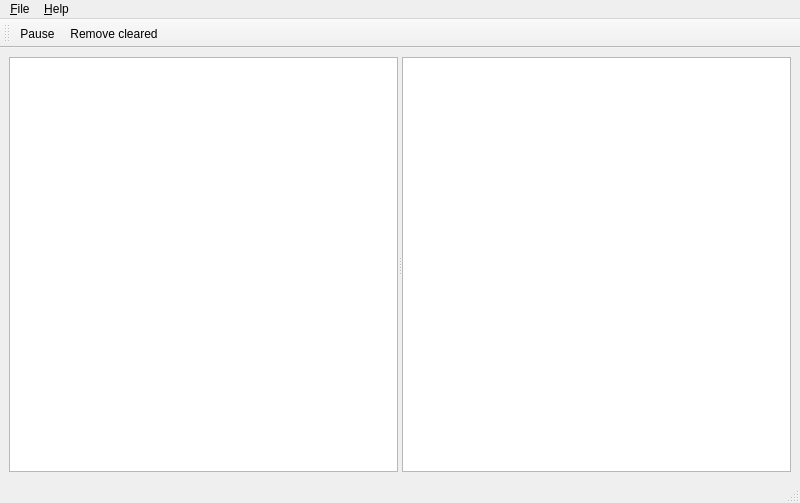
<?xml version="1.0" encoding="UTF-8"?>
<ui version="4.0">
 <class>AlarmGui</class>
 <widget class="QMainWindow" name="AlarmGui">
  <property name="geometry">
   <rect>
    <x>0</x>
    <y>0</y>
    <width>800</width>
    <height>503</height>
   </rect>
  </property>
  <property name="windowTitle">
   <string>IAS Alarm GUI</string>
  </property>
  <property name="windowIcon">
   <iconset resource="resources.qrc">
    <normaloff>:/icons/ias-logo.png</normaloff>:/icons/ias-logo.png</iconset>
  </property>
  <widget class="QWidget" name="centralwidget">
   <property name="minimumSize">
    <size>
     <width>300</width>
     <height>150</height>
    </size>
   </property>
   <layout class="QHBoxLayout" name="horizontalLayout">
    <item>
     <widget class="QSplitter" name="splitter">
      <property name="orientation">
       <enum>Qt::Horizontal</enum>
      </property>
      <widget class="QTableView" name="alarmTable">
       <property name="alternatingRowColors">
        <bool>true</bool>
       </property>
       <property name="selectionBehavior">
        <enum>QAbstractItemView::SelectRows</enum>
       </property>
       <attribute name="verticalHeaderVisible">
        <bool>false</bool>
       </attribute>
      </widget>
      <widget class="QTextEdit" name="alarmDetailsTE">
       <property name="readOnly">
        <bool>true</bool>
       </property>
      </widget>
     </widget>
    </item>
   </layout>
  </widget>
  <widget class="QMenuBar" name="menubar">
   <property name="geometry">
    <rect>
     <x>0</x>
     <y>0</y>
     <width>800</width>
     <height>19</height>
    </rect>
   </property>
   <property name="defaultUp">
    <bool>false</bool>
   </property>
   <property name="nativeMenuBar">
    <bool>true</bool>
   </property>
   <widget class="QMenu" name="menu_File">
    <property name="title">
     <string>&amp;File</string>
    </property>
    <addaction name="action_Connect"/>
    <addaction name="actionE_xit"/>
   </widget>
   <widget class="QMenu" name="menu_Help">
    <property name="title">
     <string>&amp;Help</string>
    </property>
    <addaction name="action_About"/>
   </widget>
   <addaction name="menu_File"/>
   <addaction name="menu_Help"/>
  </widget>
  <widget class="QStatusBar" name="statusbar"/>
  <widget class="QToolBar" name="toolBar">
   <property name="windowTitle">
    <string>toolBar</string>
   </property>
   <attribute name="toolBarArea">
    <enum>TopToolBarArea</enum>
   </attribute>
   <attribute name="toolBarBreak">
    <bool>false</bool>
   </attribute>
   <addaction name="action_Pause"/>
   <addaction name="action_Remove_cleared"/>
  </widget>
  <action name="action_Connect">
   <property name="icon">
    <iconset resource="resources.qrc">
     <normaloff>:/icons/connect.png</normaloff>:/icons/connect.png</iconset>
   </property>
   <property name="text">
    <string>&amp;Connect...</string>
   </property>
   <property name="toolTip">
    <string>Connect to IAS</string>
   </property>
  </action>
  <action name="actionE_xit">
   <property name="text">
    <string>E&amp;xit</string>
   </property>
  </action>
  <action name="action_Pause">
   <property name="checkable">
    <bool>true</bool>
   </property>
   <property name="icon">
    <iconset resource="resources.qrc">
     <normaloff>:/icons/pause.png</normaloff>
     <normalon>:/icons/play.png</normalon>:/icons/pause.png</iconset>
   </property>
   <property name="text">
    <string>&amp;Pause</string>
   </property>
   <property name="toolTip">
    <string>Pause/Resume</string>
   </property>
   <property name="menuRole">
    <enum>QAction::TextHeuristicRole</enum>
   </property>
  </action>
  <action name="action_Remove_cleared">
   <property name="checkable">
    <bool>true</bool>
   </property>
   <property name="icon">
    <iconset resource="resources.qrc">
     <normaloff>:/icons/remove.png</normaloff>
     <normalon>:/icons/remove.png</normalon>:/icons/remove.png</iconset>
   </property>
   <property name="text">
    <string>&amp;Remove cleared</string>
   </property>
   <property name="toolTip">
    <string>Automatically remove cleared alarms</string>
   </property>
   <property name="menuRole">
    <enum>QAction::NoRole</enum>
   </property>
  </action>
  <action name="action_About">
   <property name="text">
    <string>&amp;About</string>
   </property>
  </action>
 </widget>
 <resources>
  <include location="resources.qrc"/>
 </resources>
 <connections>
  <connection>
   <sender>actionE_xit</sender>
   <signal>triggered()</signal>
   <receiver>AlarmGui</receiver>
   <slot>close()</slot>
   <hints>
    <hint type="sourcelabel">
     <x>-1</x>
     <y>-1</y>
    </hint>
    <hint type="destinationlabel">
     <x>399</x>
     <y>299</y>
    </hint>
   </hints>
  </connection>
 </connections>
 <slots>
  <slot>on_ConnectDialog_finished()</slot>
 </slots>
</ui>
